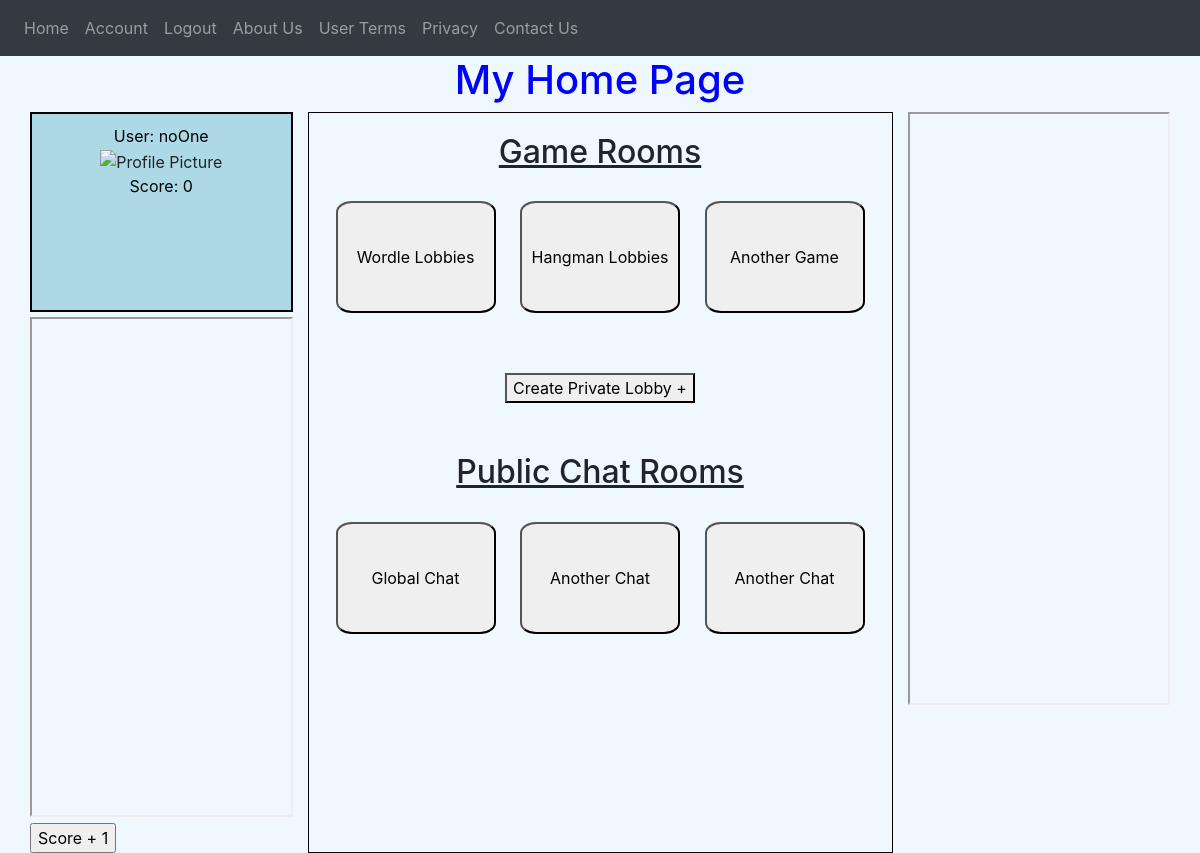
The app's page /home (signed in), older data.
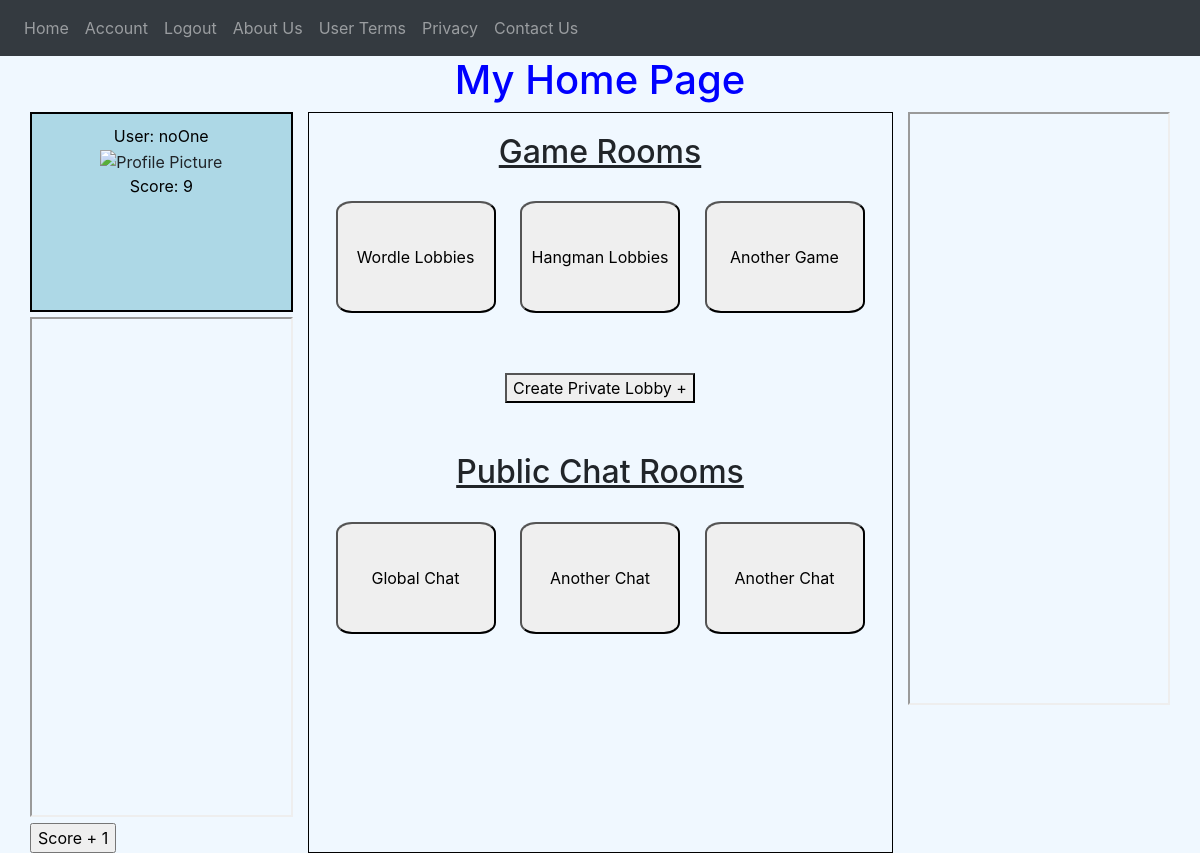
The same page, newer data.
### website/models.py (models this page shows)
class User(db.Model, UserMixin):
    id = db.Column(db.Integer, primary_key=True)
    email = db.Column(db.String(150), unique=True)
    password = db.Column(db.String(150))
    first_name = db.Column(db.String(150))
    Messages = db.relationship('Messages')
    score = db.Column(db.Integer)
    followed = db.relationship('User',
                               secondary=followers,
                               primaryjoin=(followers.c.follower_id == id),
                               secondaryjoin=(followers.c.followed_id == id),
                               backref=db.backref('followers', lazy='dynamic'),
                               lazy='dynamic')

### website/views.py (the view)
@views.route('/home')
@login_required  # makes this page accessible only if user is logged in
def home():
    return render_template("home.html", user=current_user)

### website/__init__.py (called while the page is built)
def create_app():
    app = Flask(__name__)
    app.config['SECRET_KEY'] = 'abcd'
    app.config['SQLALCHEMY_DATABASE_URI'] = f'sqlite:///{DB_NAME}'
    db.init_app(app)
    from .views import views
    from .auth import auth
    app.register_blueprint(views, url_prefix='/')
    app.register_blueprint(auth, url_prefix='/')
    from .models import User, Messages
    with app.app_context():
        db.create_all()
    login_manager = LoginManager()
    login_manager.login_view = 'views.intro'
    login_manager.init_app(app)
    @login_manager.user_loader
    def load_user(id):
        return User.query.get(int(id))
    return app

### website/templates/home.html (shortened to what this page needs)
{% extends "base.html" %} {% block title %}Home{% endblock %}
{% block mycss%}
<link rel="stylesheet" href="{{ url_for('static', filename='css/general.css') }}"/>
<link rel="stylesheet" href="{{ url_for('static', filename='css/home.css') }}"/>
{% endblock mycss%}
{% block content %}
<h1> My Home Page </h1>
<div class="container-fluid">
    <div class="row">
        <div class="col-3" id="leftDiv">
            <div id="profileTopLeft">
                <p style="margin:0;">User: {{ user.first_name }}</p>
                <img src="https://cdn.pixabay.com/photo/2015/10/05/22/37/blank-profile-picture-973460_1280.png" alt="Profile Picture" id="profilePic" height="100px" width="100px">
                <p>Score: {{ user.score }}</p>
            </div>
            <div>
                <iframe src="{{ url_for('auth.scoreboard')}}" title="Scoreboard" id="scoreboard-iframe"></iframe>
            </div>
            <div>
                <td>
                    <form action="{{ url_for('auth.add') }}" method="post">
                    <input type="submit" value="Score + 1"/>
                    </form>
                </td>
            </div>
        </div>
        <div class="col-6" id="contentDiv" style="border:1px solid black">
            <h2>Game Rooms</h2>
            <div>
                <div id="gameButtons">
                    <button class="gameLink" type="button">Wordle Lobbies</button>
                    <button class="gameLink" type="button">Hangman Lobbies</button>
                    <button class="gameLink" type="button">Another Game</button>
                </div>
                <div style="text-align:center;margin:50px;">
                    <button id="createGame">Create Private Lobby +</button>
                </div>
            </div>
            <h2>Public Chat Rooms</h2>
            <div id="chatButtons">
                <button class="chatLink" type="button">Global Chat</button>
                <button class="chatLink" type="button">Another Chat</button>
                <button class="chatLink" type="button">Another Chat</button>
            </div>
        </div>
        <div class="col-3" id="chatSection">
            <iframe src="{{ url_for('auth.friends_list')}}" style="height:80%;width:100%" title="Friends List"></iframe>
        </div>
    </div>
</div>
{% endblock %}

### website/templates/base.html (shortened to what this page needs)
<!DOCTYPE html>
<html lang="en">
  <head>
    <link
      rel="stylesheet"
      href="https://stackpath.bootstrapcdn.com/bootstrap/4.4.1/css/bootstrap.min.css"
    />
    <link
      rel="stylesheet"
      href="https://stackpath.bootstrapcdn.com/font-awesome/4.7.0/css/font-awesome.min.css"
    />
    {% block mycss %} {% endblock mycss %}
  </head>
  <body>
    <nav class="navbar navbar-expand-lg navbar-dark bg-dark">
      <div class="collapse navbar-collapse" id="navbar">
        <div class="navbar-nav">
          {% if user.is_authenticated %}
          <a class="nav-item nav-link" id="home" href="/home">Home</a>
          <a class="nav-item nav-link" id="account" href="/account">Account</a>
          <a class="nav-item nav-link" id="logout" href="/logout">Logout</a>
          <a class="nav-item nav-link" id="about_us" href="/about_us">About Us</a>
          <a class="nav-item nav-link" id="user_terms" href="/user_terms">User Terms</a>
          <a class="nav-item nav-link" id="privacy" href="/privacy">Privacy</a>
          <a class="nav-item nav-link" id="contact_us" href="/contact_us">Contact Us</a>
          {% else %}
          <a class="nav-item nav-link" id="intro" href="/">Intro</a>
          <a class="nav-item nav-link" id="login" href="/login">Login</a>
          <a class="nav-item nav-link" id="signUp" href="/sign-up">Sign Up</a>
          {% endif %}
        </div>
      </div>
    </nav>
    <div class="container-fluid" style="height: 100%;">{% block content %} {% endblock %}</div>
  </body>
</html>

### website/static/css/general.css (style rules this page uses)
body { background-color: aliceblue; }
h1 { color:blue; text-align: center; }
p { color: black; }

### website/static/css/home.css (style rules this page uses)
h2 { text-align: center; text-decoration:underline; margin: 20px; }
#profileTopLeft { border: 2px solid black; height:200px; text-align: center; margin: 5px auto; margin-top: 0; padding: 10px; position: relative; background-color: lightblue; }
#leftDiv { margin:0; }
#scoreboard-iframe { height:500px; width:100%; }
#chatButtons { text-align: center; }
#gameButtons { text-align: center; }
.gameLink, .chatLink { width:10rem; height:7rem; margin:10px; padding:0; border-radius:10% }

Row changes from the older to the newer data that the page shows:
changed User "noOne": score "0" → "9"
